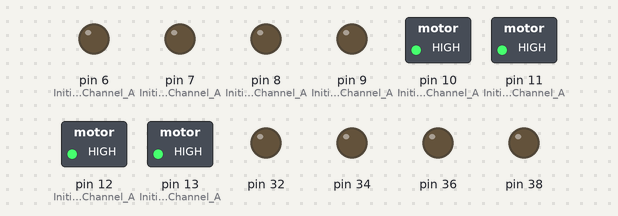
A sketch run on a simulated Arduino Mega 2560, built with avr-gcc and run on an emulated ATmega2560. Parts: switched loads named in the sketch (green lamp = pin HIGH), output pins drawn as LEDs (lit = HIGH).

Above: at 0.1 s.
Timing chart, 0 to 1.6 s (numbered marks = the images above):
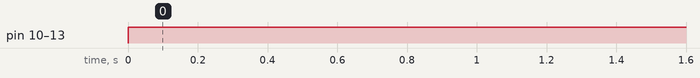

The sketch:

motor_1.ino
```cpp
/*************************************************************
Motor Shield 1-Channel DC Motor Demo
by Randy Sarafan

For more information see:
http://www.instructables.com/id/Arduino-Motor-Shield-Tutorial/

*************************************************************/

int level;

void setup() {

  //Setup Channel A
  pinMode(13, OUTPUT); //Initiates Motor Channel A pin
  pinMode(9, OUTPUT); //Initiates Brake Channel A pin
  pinMode(12, OUTPUT); //Initiates Motor Channel A pin
  pinMode(8, OUTPUT); //Initiates Brake Channel A pin
  pinMode(11, OUTPUT); //Initiates Motor Channel A pin
  pinMode(7, OUTPUT); //Initiates Brake Channel A pin
  pinMode(10, OUTPUT); //Initiates Motor Channel A pin
  pinMode(6, OUTPUT); //Initiates Brake Channel A pin

}

void loop(){

  level=30;

  digitalWrite(13, HIGH); //Establishes forward direction of Channel A
  digitalWrite(9, LOW);   //Disengage the Brake for Channel A
  analogWrite(32, level);   //Spins the motor on Channel A at full speed

  digitalWrite(12, HIGH); //Establishes forward direction of Channel A
  digitalWrite(8, LOW);   //Disengage the Brake for Channel A
  analogWrite(34, level);   //Spins the motor on Channel A at full speed

  digitalWrite(11, HIGH); //Establishes forward direction of Channel A
  digitalWrite(7, LOW);   //Disengage the Brake for Channel A
  analogWrite(36, level);   //Spins the motor on Channel A at full speed

  digitalWrite(10, HIGH); //Establishes forward direction of Channel A
  digitalWrite(6, LOW);   //Disengage the Brake for Channel A
  analogWrite(38, level);   //Spins the motor on Channel A at full speed

}
```

Measured:
- by itself, pin 10 (Initiates_Motor_Channel_A), pin 11 (Initiates_Motor_Channel_A), pin 12 (Initiates_Motor_Channel_A), pin 13 (Initiates_Motor_Channel_A): LOW → HIGH at 0.00 s
